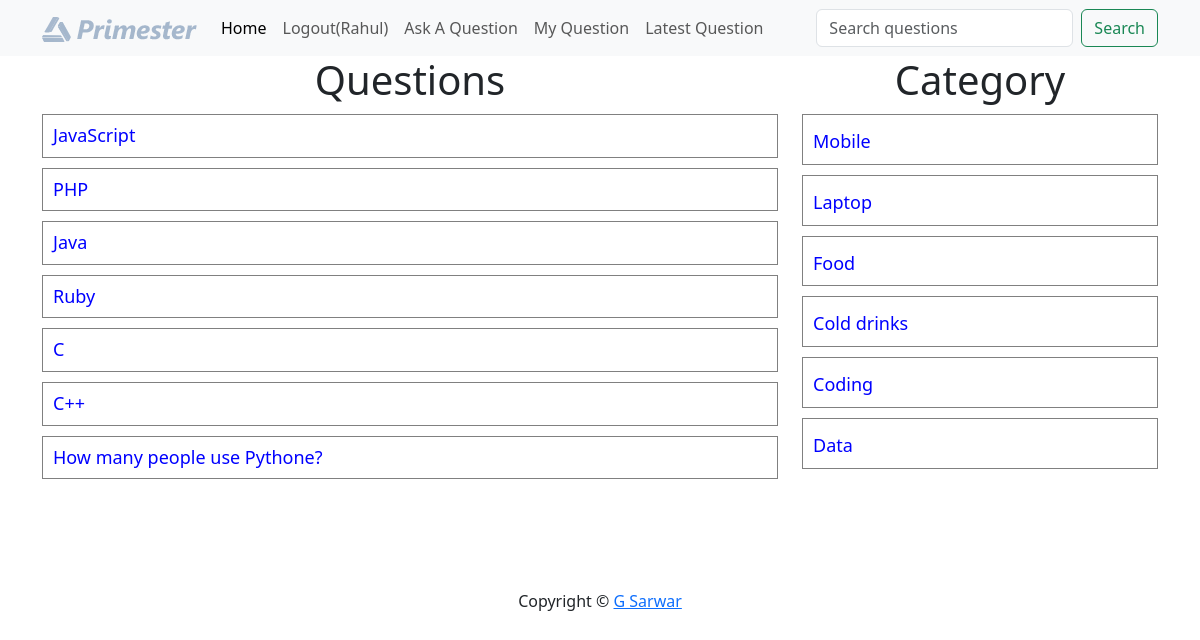
Page / (signed in) on the committed database.
### tables this page shows
CREATE TABLE `questions` (
  `id` int(10) NOT NULL,
  `title` varchar(100) NOT NULL,
  `description` varchar(300) NOT NULL,
  `category_id` int(10) NOT NULL,
  `user_id` int(10) NOT NULL
);

CREATE TABLE `category` (
  `id` int(30) NOT NULL,
  `name` varchar(100) NOT NULL
);

### client/questions.php (the view, shortened to what this page needs)
<div class="container">
    <div class="row">
        <div class="col-md-8">
        <h1 class="heading">Questions</h1>
            <?php
                include("./common/db.php");
                if(isset($_GET['c-id'])){
                    $query = "select * from questions where category_id = $cid ";
                }elseif(isset($_GET['u-id'])){
                    $query = "select * from questions where user_id = $uid ";
                }elseif(isset($_GET['latest'])){
                    $query = "select * from questions order by id desc";
                }elseif(isset($_GET['search'])){
                    $query = "select * from questions where `title` like '%$search%'";
                }else{
                    $query = "select * from questions";
                }
                $result = $conn->query($query);
                foreach($result as $row){
                    $title =  $row['title'];
                    $id = $row['id'];
                    echo "<div class='row question-list'>
                        <h4 class='my-question'><a href='?q-id=$id'>{$title}</a>";
                    echo "</h4></div>";
                }
            ?>
        </div>
        <div class="col-md-4">
            <?php
                include("categorylist.php");
            ?>
        </div>
    </div>
</div>

### client/categorylist.php
<div>
    <h1 class="heading">Category</h1>
    <?php
        include("./common/db.php");
        $query = "select * from category";
        $result = $conn->query($query);
        foreach($result as $row){
            $name =  ucfirst($row['name']);
            $id = $row['id'];
            echo "<div class='row question-list'>
                <h4><a href='?c-id=$id'>{$name}</a></h4>
            </div>";
        }
    ?>
</div>

### public/style.css (style rules this page uses)
.heading { text-align: center; }
.question-list { border: 1px solid gray; margin: 10px 0; padding: 10px 10px; }
.question-list h4 { margin: 0; padding: 0; }
.question-list a { text-decoration: none; font-size: 18px; color: blue; }
.my-question { display: flex; justify-content: space-between; }

### rows in the picture
questions: title "JavaScript"
questions: title "PHP"
questions: title "Java"
questions: title "Ruby"
questions: title "C"
questions: title "C++"
questions: title "How many people use Pythone?"
category: name "Mobile"
category: name "Laptop"
category: name "Food"
category: name "Cold drinks"
category: name "Coding"
category: name "Data"

### other values in the picture
$_SESSION["user"]["username"] "Rahul"
